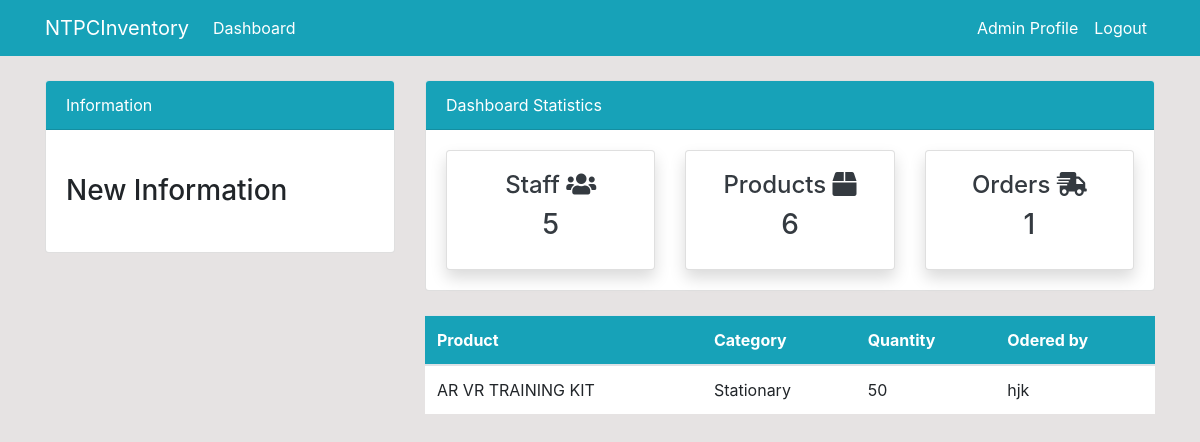
/order/ (signed in), run on the app's committed database.
### dashboard/models.py (models this page shows, shortened)
class Order(models.Model):
    name = models.ForeignKey(Product, on_delete=models.CASCADE, null=True)
    customer = models.ForeignKey(User, on_delete=models.CASCADE, null=True)
    order_quantity = models.PositiveIntegerField(null=True)

class Product(models.Model):
    name = models.CharField(max_length=100, null=True)
    quantity = models.PositiveIntegerField(null=True)
    category = models.CharField(max_length=50, choices=CATEGORY, null=True)
    def __str__(self):
        return f'{self.name}'

### dashboard/views.py (the view)
# urls.py: path('order/', views.order, name='dashboard-order'),
@login_required(login_url='user-login')
def order(request):
    order = Order.objects.all()
    order_count = order.count()
    customer = User.objects.filter(groups=2)
    customer_count = customer.count()
    product = Product.objects.all()
    product_count = product.count()
    context = {
        'order': order,
        'customer_count': customer_count,
        'product_count': product_count,
        'order_count': order_count,
    }
    return render(request, 'dashboard/order.html', context)

### templates/dashboard/order.html (shortened to what this page needs)
{% extends 'partials/base.html' %}
{% block content %}
{% include 'partials/topside.html' %}
<div class="row my-4">
    <div class="col-md-4"></div>
    <div class="col-md-8">
        <table class="table bg-white">
            <thead class="bg-info text-white">
                <tr>
                    <th scope="col">Product</th>
                    <th scope="col">Category</th>
                    <th scope="col">Quantity</th>
                    <th scope="col">Odered by</th>
                </tr>
            </thead>
            <tbody>
                {% for order in order %}
                <tr>
                    <td>{{ order.name }}</td>
                    <td>{{ order.name.category }}</td>
                    <td>{{ order.order_quantity }}</td>
                    <td>{{ order.customer.username }}</td>
                </tr>
                {% endfor %}
            </tbody>
        </table>
    </div>
</div>
{% endblock %}

### templates/partials/nav.html (shortened to what this page needs)
<nav class="navbar navbar-expand-lg navbar-info bg-info">
    <div class="container">
        {% if user.is_authenticated %}
        <a class="navbar-brand text-white" href="{% url 'dashboard-index' %}">NTPCInventory</a>
        <div class="collapse navbar-collapse" id="navbarSupportedContent">
            <ul class="navbar-nav mr-auto">
                <li class="nav-item active">
                    <a class="nav-link text-white" href="{% url 'dashboard-index' %}">Dashboard </a>
                </li>
            </ul>
            <ul class="navbar-nav ml-auto">
                <li class="nav-item active">
                    <a class="nav-link text-white" href="{% url 'user-profile' %}">{{ user.username }} Profile
                        <span class="sr-only">(current)</span></a>
                </li>
                <li class="nav-item">
                    <a class="nav-link text-white" href="{% url 'user-logout' %}">Logout</a>
                </li>
            </ul>
            {% endif %}
        </div>
    </div>
</nav>

### static/style.css (style rules this page uses)
body { background: rgb(230, 227, 227); }

### data on the page
Order: name "AR VR TRAINING KIT", name.category "Stationary", order_quantity "50", customer.username "hjk"

### other printed values
{{ user.username }} "Admin"
{{ customer_count }} "5"
{{ product_count }} "6"
{{ order_count }} "1"
